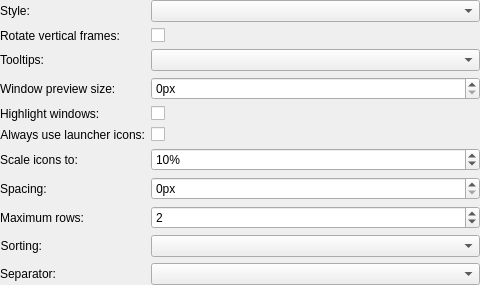
<?xml version="1.0" encoding="UTF-8"?>
<ui version="4.0">
 <class>appearanceconfig</class>
 <widget class="QWidget" name="appearanceconfig">
  <property name="geometry">
   <rect>
    <x>0</x>
    <y>0</y>
    <width>480</width>
    <height>283</height>
   </rect>
  </property>
  <layout class="QFormLayout" name="formLayout">
   <property name="margin">
    <number>0</number>
   </property>
   <item row="0" column="0">
    <widget class="QLabel" name="style_label">
     <property name="text">
      <string>Style:</string>
     </property>
    </widget>
   </item>
   <item row="0" column="1">
    <widget class="QComboBox" name="style"/>
   </item>
   <item row="1" column="0">
    <widget class="QLabel" name="rotate_label">
     <property name="text">
      <string>Rotate vertical frames:</string>
     </property>
     <property name="buddy">
      <cstring>rotate</cstring>
     </property>
    </widget>
   </item>
   <item row="1" column="1">
    <widget class="QCheckBox" name="rotate">
     <property name="toolTip">
      <string>&lt;p&gt;Controls whether the frames drawn around taskbar entries should be rotated 90-degrees counter-clockwise when the taskbar is in a vertical panel.&lt;/p&gt;</string>
     </property>
     <property name="text">
      <string/>
     </property>
    </widget>
   </item>
   <item row="2" column="0">
    <widget class="QLabel" name="toolTips_label">
     <property name="text">
      <string>Tooltips:</string>
     </property>
     <property name="alignment">
      <set>Qt::AlignRight|Qt::AlignTrailing|Qt::AlignVCenter</set>
     </property>
     <property name="buddy">
      <cstring>toolTips</cstring>
     </property>
    </widget>
   </item>
   <item row="2" column="1">
    <widget class="QComboBox" name="toolTips"/>
   </item>
   <item row="3" column="0">
    <widget class="QLabel" name="previewSize_label">
     <property name="text">
      <string>Window preview size:</string>
     </property>
     <property name="buddy">
      <cstring>previewSize</cstring>
     </property>
    </widget>
   </item>
   <item row="3" column="1">
    <widget class="KIntSpinBox" name="previewSize">
     <property name="toolTip">
      <string>&lt;p&gt;Controls the width of window previews with tooltips.&lt;/p&gt;</string>
     </property>
     <property name="suffix">
      <string>px</string>
     </property>
     <property name="prefix">
      <string/>
     </property>
    </widget>
   </item>
   <item row="5" column="0">
    <widget class="QLabel" name="launcherIcons_label">
     <property name="text">
      <string>Always use launcher icons:</string>
     </property>
     <property name="alignment">
      <set>Qt::AlignRight|Qt::AlignTrailing|Qt::AlignVCenter</set>
     </property>
     <property name="buddy">
      <cstring>launcherIcons</cstring>
     </property>
    </widget>
   </item>
   <item row="5" column="1">
    <widget class="QCheckBox" name="launcherIcons">
     <property name="toolTip">
      <string>&lt;p&gt;Enabling this item forces the icon for a running application to be the same as that used for the launcher. This resolves some oddities where the launcher icon is different from the application icon - as happens with LibreOffice.&lt;/p&gt;</string>
     </property>
     <property name="text">
      <string/>
     </property>
    </widget>
   </item>
   <item row="6" column="0">
    <widget class="QLabel" name="iconScale_label">
     <property name="text">
      <string>Scale icons to:</string>
     </property>
     <property name="buddy">
      <cstring>iconScale</cstring>
     </property>
    </widget>
   </item>
   <item row="6" column="1">
    <widget class="KIntSpinBox" name="iconScale">
     <property name="toolTip">
      <string>&lt;p&gt;Controls the scaling of the taskbar icon. When set to &amp;quot;Automatic&amp;quot;, the taskbar will attempt to determine the optimal size.&lt;/p&gt;</string>
     </property>
     <property name="suffix">
      <string>%</string>
     </property>
     <property name="value">
      <number>10</number>
     </property>
    </widget>
   </item>
   <item row="7" column="0">
    <widget class="QLabel" name="spacing_label">
     <property name="text">
      <string>Spacing:</string>
     </property>
     <property name="buddy">
      <cstring>spacing</cstring>
     </property>
    </widget>
   </item>
   <item row="7" column="1">
    <widget class="KIntSpinBox" name="spacing">
     <property name="toolTip">
      <string>&lt;p&gt;Set the amount of extra spacing between items.&lt;/p&gt;</string>
     </property>
     <property name="suffix">
      <string>px</string>
     </property>
     <property name="prefix">
      <string/>
     </property>
     <property name="value">
      <number>0</number>
     </property>
    </widget>
   </item>
   <item row="8" column="0">
    <widget class="QLabel" name="maxRows_label">
     <property name="text">
      <string>Maximum rows:</string>
     </property>
     <property name="alignment">
      <set>Qt::AlignRight|Qt::AlignTrailing|Qt::AlignVCenter</set>
     </property>
     <property name="buddy">
      <cstring>maxRows</cstring>
     </property>
    </widget>
   </item>
   <item row="8" column="1">
    <widget class="KIntSpinBox" name="maxRows">
     <property name="toolTip">
      <string>&lt;p&gt;Controls the maximum number of rows (for a horizontal taskbar), or columns (for a vertical taskbar), that will be used.&lt;/p&gt;</string>
     </property>
     <property name="minimum">
      <number>1</number>
     </property>
     <property name="value">
      <number>2</number>
     </property>
    </widget>
   </item>
   <item row="9" column="0">
    <widget class="QLabel" name="sortingStrategy_label">
     <property name="text">
      <string>Sorting:</string>
     </property>
     <property name="alignment">
      <set>Qt::AlignRight|Qt::AlignTrailing|Qt::AlignVCenter</set>
     </property>
     <property name="buddy">
      <cstring>sortingStrategy</cstring>
     </property>
    </widget>
   </item>
   <item row="9" column="1">
    <widget class="QComboBox" name="sortingStrategy">
     <property name="minimumSize">
      <size>
       <width>200</width>
       <height>0</height>
      </size>
     </property>
    </widget>
   </item>
   <item row="10" column="0">
    <widget class="QLabel" name="showSeparator_label">
     <property name="text">
      <string>Separator:</string>
     </property>
     <property name="buddy">
      <cstring>showSeparator</cstring>
     </property>
    </widget>
   </item>
   <item row="10" column="1">
    <widget class="QComboBox" name="showSeparator">
     <property name="toolTip">
      <string>&lt;p&gt;When enabled, and there is only 1 row/column, then a separator will be drawn between the launchers/tasks-with-launchers and non-launcher tasks.&lt;/p&gt;</string>
     </property>
    </widget>
   </item>
   <item row="4" column="0">
    <widget class="QLabel" name="highlightWindows_label">
     <property name="text">
      <string>Highlight windows:</string>
     </property>
    </widget>
   </item>
   <item row="4" column="1">
    <widget class="QCheckBox" name="highlightWindows">
     <property name="text">
      <string/>
     </property>
    </widget>
   </item>
  </layout>
 </widget>
 <customwidgets>
  <customwidget>
   <class>KIntSpinBox</class>
   <extends>QSpinBox</extends>
   <header>knuminput.h</header>
  </customwidget>
 </customwidgets>
 <tabstops>
  <tabstop>style</tabstop>
  <tabstop>rotate</tabstop>
  <tabstop>toolTips</tabstop>
  <tabstop>previewSize</tabstop>
  <tabstop>launcherIcons</tabstop>
  <tabstop>iconScale</tabstop>
  <tabstop>spacing</tabstop>
  <tabstop>maxRows</tabstop>
  <tabstop>sortingStrategy</tabstop>
  <tabstop>showSeparator</tabstop>
 </tabstops>
 <connections/>
</ui>
